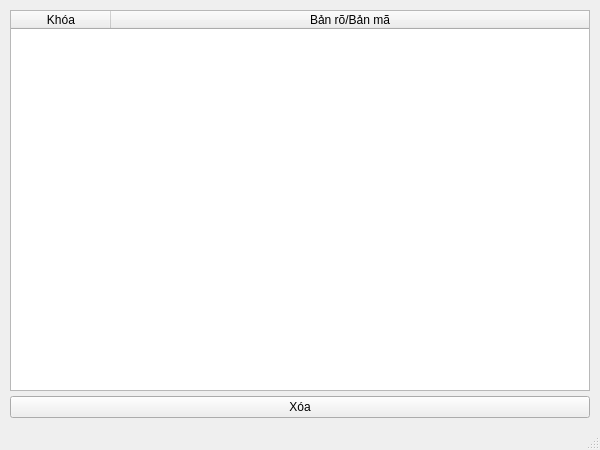
<?xml version="1.0" encoding="UTF-8"?>
<ui version="4.0">
 <class>FileListWindow</class>
 <widget class="QMainWindow" name="FileListWindow">
  <property name="geometry">
   <rect>
    <x>0</x>
    <y>0</y>
    <width>600</width>
    <height>450</height>
   </rect>
  </property>
  <property name="windowTitle">
   <string>File List</string>
  </property>
  <widget class="QWidget" name="centralwidget">
   <layout class="QVBoxLayout" name="verticalLayout">
    <property name="spacing">
     <number>5</number>
    </property>
    <property name="margin" stdset="0">
     <number>10</number>
    </property>
    <item>
     <widget class="QTableWidget" name="tableWidget">
      <property name="sizePolicy">
       <sizepolicy hsizetype="Expanding" vsizetype="Expanding">
        <horstretch>0</horstretch>
        <verstretch>0</verstretch>
       </sizepolicy>
      </property>
      <property name="minimumSize">
       <size>
        <width>0</width>
        <height>0</height>
       </size>
      </property>
      <property name="editTriggers">
       <set>QAbstractItemView::EditTrigger::NoEditTriggers</set>
      </property>
      <property name="selectionMode">
       <enum>QAbstractItemView::SelectionMode::SingleSelection</enum>
      </property>
      <property name="selectionBehavior">
       <enum>QAbstractItemView::SelectionBehavior::SelectRows</enum>
      </property>
      <attribute name="horizontalHeaderStretchLastSection">
       <bool>true</bool>
      </attribute>
      <column>
       <property name="text">
        <string>Khóa</string>
       </property>
      </column>
      <column>
       <property name="text">
        <string>Bản rõ/Bản mã</string>
       </property>
      </column>
     </widget>
    </item>
    <item>
     <widget class="QPushButton" name="deleteButton">
      <property name="text">
       <string>Xóa</string>
      </property>
     </widget>
    </item>
   </layout>
  </widget>
  <widget class="QStatusBar" name="statusbar"/>
 </widget>
 <resources/>
 <connections/>
</ui>
